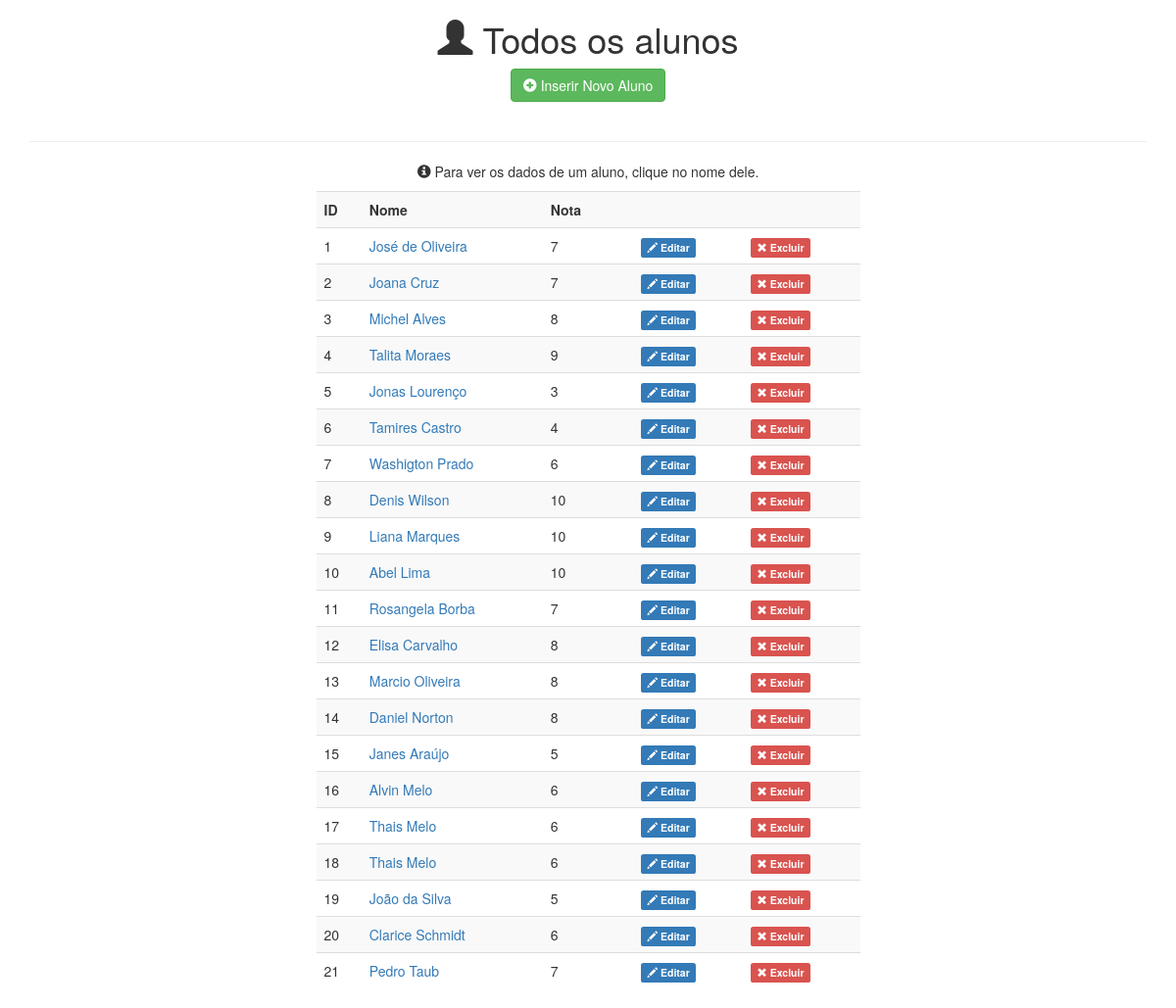
Before: /main.php with the older database file.
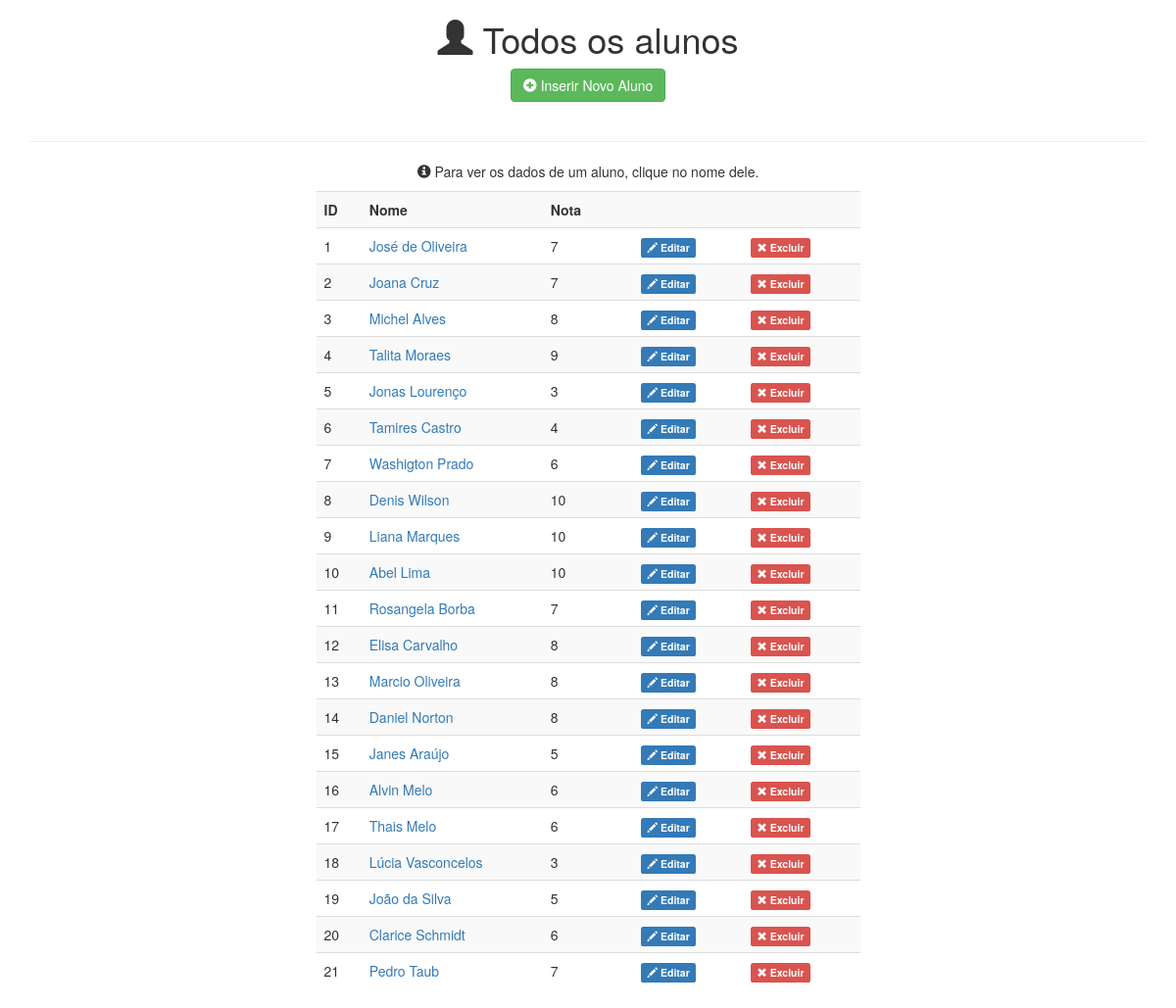
After: the same page with the newer database file.
### tables this page shows
CREATE TABLE IF NOT EXISTS `alunos` (
  `aluno_id` int(11) NOT NULL AUTO_INCREMENT,
  `aluno_nome` varchar(255) NOT NULL,
  `aluno_nota` int(2) NOT NULL,
  PRIMARY KEY (`aluno_id`)
);

### src/Database.php (called while the page is built, shortened)
<?php
class Database
{
    private $db;
    public function __construct(\PDO $obj_db)
    {
        $this->db = $obj_db;
    }
    public function listar()
    {
        $sql = 'SELECT * FROM alunos';
        $stmt = $this->db->query($sql);
        return $stmt->fetchAll(\PDO::FETCH_ASSOC);
    }
}

### main.php (the view, shortened to what this page needs)
<?php
include_once '/src/config.php';
include_once SRC . 'Database.php';
try {
    $conexao = new PDO("mysql:host=$bd_host;dbname=$bd_nome; charset=utf8", $bd_login, $bd_senha, array(PDO::MYSQL_ATTR_INIT_COMMAND => 'SET NAMES UTF8'));
} catch(PDOException $e) {
    die('Erro: ' . $e->getCode() . ' - ' . $e->getMessage());
}
$alunos = new Database($conexao);
include_once LAYOUT . 'code_head.php';
?>
    <body>
        <div class="container">
            <h1 class="text-center"><span class="glyphicon glyphicon-user"></span> Todos os alunos</h1>
            <p class="text-center">
                <a href="inserir_registro.php" class="btn btn-success" style="display: inline-block; margin-bottom: 20px">
                    <span class="glyphicon glyphicon-plus-sign"></span> Inserir Novo Aluno
                </a>
            </p>
            <hr>
            <p class="text-center"><span class="glyphicon glyphicon-info-sign"></span> Para ver os dados de um aluno, clique no nome dele.</p>
            <div class="row">
                <div class="col-sm-6 col-sm-offset-3">
                    <table class="table table-striped">
                        <tr>
                            <th class="col-sm-1">ID</th>
                            <th class="col-sm-4">Nome</th>
                            <th class="col-sm-2">Nota</th>
                            <th colspan="2" class="col-sm-5"></th>
                        </tr>
                        <?php
                            if($alunos->listar() > 0){
                                foreach($alunos->listar() as $todos){?>
                                <tr>
                                    <td><?php echo $todos['aluno_id'] ?></td>
                                    <td><a href="mostrar_registro.php?id=<?php echo $todos['aluno_id'] ?>"><?php echo $todos['aluno_nome'] ?></a></td>
                                    <td><?php echo $todos['aluno_nota'] ?></td>
                                    <td>
                                        <a href="editar_registro.php?id=<?php echo $todos['aluno_id'] ?>" class="label label-primary"><span class="glyphicon glyphicon-pencil"></span> Editar</a>
                                    </td>
                                    <td>
                                        <a href="#" data-id="<?php echo $todos['aluno_id'] ?>" class="label label-danger link-excluir" style="border: none">
                                            <span class="glyphicon glyphicon-remove"></span> Excluir
                                        </a>
                                    </td>
                                </tr>
                                <?php }
                            } else {
                                echo '<tr><td colspan="3">Nenhum registro encontrado</td></tr>';
                            }
                        ?>
                    </table>
                </div>
            </div>
        </div>
  </body>
</html>

### blocks/code_head.php (shortened to what this page needs)
<!DOCTYPE html>
<html lang="pt-br">
  <head>
    <link href="https://maxcdn.bootstrapcdn.com/bootstrap/3.3.6/css/bootstrap.min.css" rel="stylesheet">
    </head>

Changed rows visible on the page:
changed alunos id 18: aluno_nome "Thais Melo" → "Lúcia Vasconcelos"; aluno_nota "6" → "3"
